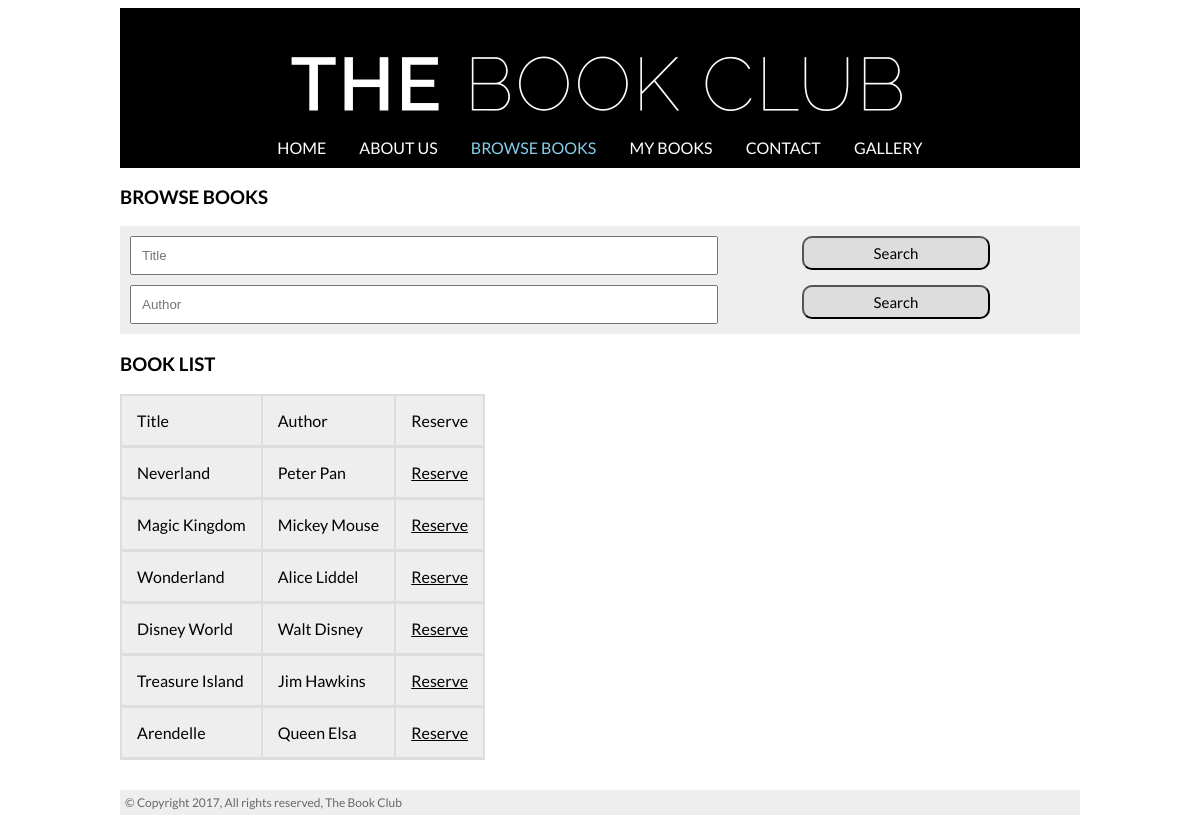
Screenshot of /browse.php with the database file from the repository.
### tables this page shows
CREATE TABLE `Books` (
  `ISBN` int(11) NOT NULL,
  `Title` varchar(255) NOT NULL,
  `Pages` int(11) DEFAULT NULL,
  `Edition` int(11) DEFAULT NULL,
  `Published` int(11) DEFAULT NULL,
  `Author` varchar(255) NOT NULL,
  `Reserved` tinyint(1) DEFAULT NULL
);

### config.php (called while the page is built, shortened)
<?php
$url = $_SERVER['REQUEST_URI'];
$strings = explode('/', $url);
$current_page = end($strings);
?>

### search.php (the view, shortened to what this page needs)
<h3>BROWSE BOOKS</h3>
<div class="search">
    <form action="browse.php" method="GET">
        <INPUT type="text" name="searchtitle" placeholder="Title">
        <INPUT type="submit" name="submit" value="Search">
        <INPUT type="text" name="searchauthor" placeholder="Author">
        <INPUT type="submit" name="submit" value="Search">
    </form>
</div>
<div id="booklist">
<h3>BOOK LIST</h3>
<?php
@ $db = new mysqli($dbserver, $dbuser, $dbpass, $dbname);
$query = " select * from Books";
    $stmt = $db->prepare($query);
    $stmt->bind_result($ISBN, $title, $pages, $edition, $published, $author, $reserved);
    $stmt->execute();
    echo '<table bgcolor="#dddddd" cellpadding="6">';
    echo '<tr><b><td>Title</td> <td>Author</td> <td>Reserve</td> </b> </tr>';
    while ($stmt->fetch()) {
        echo "<tr>";
        echo "<td> $title </td><td> $author </td>";
        echo '<td><a href="reserve.php?bookid=' . urlencode($ISBN) . '"> Reserve </a></td>';
        echo "</tr>";
    }
    echo "</table>";
?>
</div>

### browse.php (shortened to what this page needs)
<!doctype html>
<html>
	<head>
		<link rel="stylesheet" type="text/css" href="main.css"/>
	</head>
	<body>
        <div id="sitecontainer">
            <main>
	            <?php include ("header.php"); ?>
                <?php include ("search.php"); ?>
            </main>
        <?php include ("footer.php"); ?>
        </div>
    </body>
</html>

### header.php (shortened to what this page needs)
<?php include ("config.php"); ?>
<div id="headerbg">
</div>
<div id="header">
    <ul class="nav">
        <li><a class="<?php echo ($current_page == 'index.php' || $current_page == '') ? 'active' : NULL ?>" href="index.php">HOME</a></li>
        <li><a class="<?php echo $current_page == 'about.php' ? 'active' : NULL ?>" href="about.php">ABOUT US</a></li>
        <li><a class="<?php echo $current_page == 'browse.php' ? 'active' : NULL ?>" href="browse.php">BROWSE BOOKS</a></li>
        <li><a class="<?php echo $current_page == 'mybooks.php' ? 'active' : NULL ?>" href="mybooks.php">MY BOOKS</a></li>
        <li><a class="<?php echo $current_page == 'contact.php' ? 'active' : NULL ?>" href="contact.php">CONTACT</a></li>
        <li><a class="<?php echo $current_page == 'gallery.php' ? 'active' : NULL ?>" href="gallery.php">GALLERY</a></li>
    </ul>
</div>

### footer.php
<footer>
    © Copyright <?php echo date("Y");?>, All rights reserved, The Book Club
</footer>

### main.css (style rules this page uses)
main { margin: auto; min-width: 320px; max-width: 960px; }
#sitecontainer { font-family: 'lato'; margin: auto; min-width: 320px; max-width: 960px; padding-right: 20px; padding-left: 20px; }
ul { list-style: none; padding: 0px; color: #fff; }
a { color: black; }
#headerbg { background-image: url("headbg.png"); height: 160px; background-position: center; background-size: 100%; }
#header { background: #000; padding: 5px; margin-top: -40px; }
#header ul { margin: 0px; margin-left: 30px; padding: 0px; margin-top: 5px; margin-bottom: 5px; text-align: center; }
#header .nav li { display: block; }
#header .nav li .active { color: skyblue; }
.nav a { text-decoration: none; color: #fff; }
.search { background: #eee; padding: 10px; padding-top: 0px; margin-top: 10px; overflow: hidden; }
.search form input { display: block; margin: auto; width: 90%; margin-top: 10px; padding: 10px; }
.search form input[type=submit] { background: #ddd; color: #000; font-size: 15px; font-family: "lato"; border-radius: 10px; margin-top: 10px; padding: 6px; width: 20%; text-align: center; }
#booklist table td { background: #eee; }
#booklist table td { padding: 15px; border-bottom: 1px solid #ddd; text-align: left; }
footer { font-size: 12px; background: #eeeeee; color: #666666; width: 960px; padding: 5px; padding-left: 5px; margin-top: 30px; box-sizing: border-box; width: 100%; }
@media ( min-width: 670px) { #header .nav li { display: inline; margin-right: 30px; } }
@media ( min-width: 670px) { .search form input { display: block; margin: auto; width: 60%; margin-top: 10px; padding: 10px; float: left; } }
@media ( min-width: 670px) { .search form input[type=submit] { background: #ddd; color: #000; font-size: 15px; font-family: "lato"; border-radius: 10px; margin-top: 10px; padding: 6px; width: 20%; float: right; margin-right: 80px; } }

### rows the page displays
books: Title "Neverland", Author "Peter Pan"
books: Title "Magic Kingdom", Author "Mickey Mouse"
books: Title "Wonderland", Author "Alice Liddel"
books: Title "Disney World", Author "Walt Disney"
books: Title "Treasure Island", Author "Jim Hawkins"
books: Title "Arendelle", Author "Queen Elsa"
